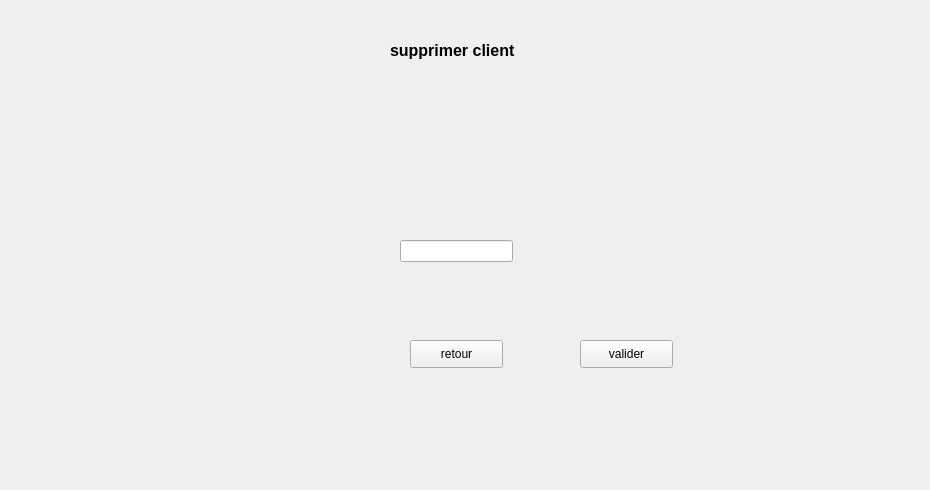
    <widget class="QWidget" name="page_23">
     <widget class="QLabel" name="label_31">
      <property name="geometry">
       <rect>
        <x>0</x>
        <y>0</y>
        <width>921</width>
        <height>481</height>
       </rect>
      </property>
      <property name="text">
       <string/>
      </property>
      <property name="pixmap">
       <pixmap>../../Desktop/images qt/fond.jpg</pixmap>
      </property>
      <property name="scaledContents">
       <bool>true</bool>
      </property>
     </widget>
     <widget class="QLabel" name="label_32">
      <property name="geometry">
       <rect>
        <x>390</x>
        <y>30</y>
        <width>211</width>
        <height>41</height>
       </rect>
      </property>
      <property name="text">
       <string>&lt;html&gt;&lt;head/&gt;&lt;body&gt;&lt;p&gt;&lt;span style=&quot; font-size:12pt; font-weight:600;&quot;&gt;supprimer client &lt;/span&gt;&lt;/p&gt;&lt;/body&gt;&lt;/html&gt;</string>
      </property>
     </widget>
     <widget class="QLineEdit" name="lineEdit_32">
      <property name="geometry">
       <rect>
        <x>400</x>
        <y>240</y>
        <width>113</width>
        <height>22</height>
       </rect>
      </property>
     </widget>
     <widget class="QPushButton" name="pushButton_114">
      <property name="geometry">
       <rect>
        <x>410</x>
        <y>340</y>
        <width>93</width>
        <height>28</height>
       </rect>
      </property>
      <property name="text">
       <string>retour</string>
      </property>
     </widget>
     <widget class="QPushButton" name="pushButton_115">
      <property name="geometry">
       <rect>
        <x>580</x>
        <y>340</y>
        <width>93</width>
        <height>28</height>
       </rect>
      </property>
      <property name="text">
       <string>valider</string>
      </property>
     </widget>
    </widget>
